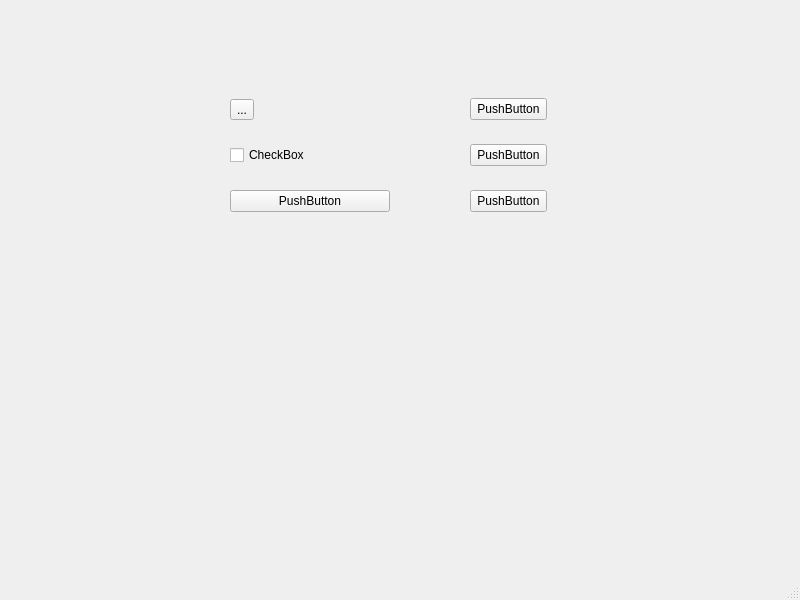
<?xml version="1.0" encoding="UTF-8"?>
<ui version="4.0">
 <class>MainWindow</class>
 <widget class="QMainWindow" name="MainWindow">
  <property name="geometry">
   <rect>
    <x>0</x>
    <y>0</y>
    <width>800</width>
    <height>600</height>
   </rect>
  </property>
  <property name="windowTitle">
   <string>MainWindow</string>
  </property>
  <widget class="QWidget" name="centralwidget">
   <widget class="QWidget" name="verticalLayoutWidget">
    <property name="geometry">
     <rect>
      <x>230</x>
      <y>80</y>
      <width>160</width>
      <height>151</height>
     </rect>
    </property>
    <layout class="QVBoxLayout" name="verticalLayout">
     <item>
      <widget class="QToolButton" name="toolButton">
       <property name="text">
        <string>...</string>
       </property>
      </widget>
     </item>
     <item>
      <widget class="QCheckBox" name="checkBox">
       <property name="text">
        <string>CheckBox</string>
       </property>
      </widget>
     </item>
     <item>
      <widget class="QPushButton" name="pushButton_4">
       <property name="text">
        <string>PushButton</string>
       </property>
      </widget>
     </item>
    </layout>
   </widget>
   <widget class="QWidget" name="">
    <property name="geometry">
     <rect>
      <x>470</x>
      <y>80</y>
      <width>77</width>
      <height>151</height>
     </rect>
    </property>
    <layout class="QVBoxLayout" name="verticalLayout_2">
     <item>
      <widget class="QPushButton" name="pushButton">
       <property name="text">
        <string>PushButton</string>
       </property>
      </widget>
     </item>
     <item>
      <widget class="QPushButton" name="pushButton_2">
       <property name="text">
        <string>PushButton</string>
       </property>
      </widget>
     </item>
     <item>
      <widget class="QPushButton" name="pushButton_3">
       <property name="text">
        <string>PushButton</string>
       </property>
      </widget>
     </item>
    </layout>
   </widget>
  </widget>
  <widget class="QMenuBar" name="menubar">
   <property name="geometry">
    <rect>
     <x>0</x>
     <y>0</y>
     <width>800</width>
     <height>22</height>
    </rect>
   </property>
  </widget>
  <widget class="QStatusBar" name="statusbar"/>
 </widget>
 <resources/>
 <connections/>
</ui>
